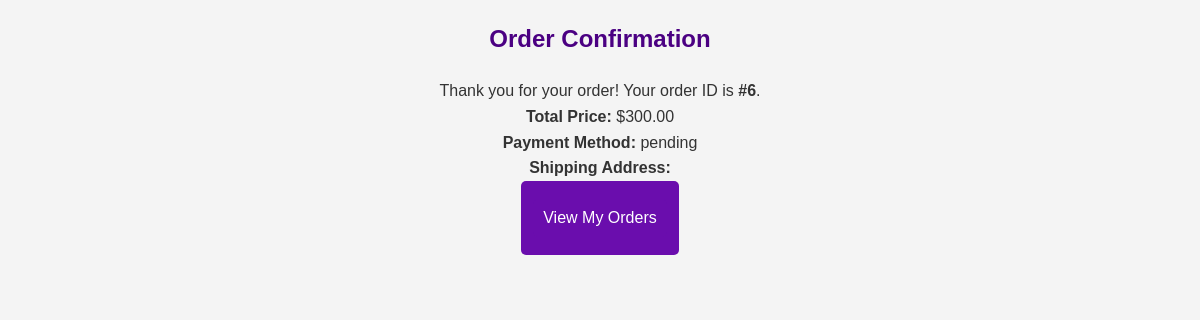
The page /order_place.php?id=6 (signed in) on the database its author committed.
### tables this page shows
CREATE TABLE `orders` (
  `id` int(11) NOT NULL,
  `total_price` decimal(10,2) NOT NULL,
  `status` enum('pending','shipped','delivered','cancelled') DEFAULT 'pending',
  `order_date` timestamp NOT NULL DEFAULT current_timestamp(),
  `shipping_address` text NOT NULL,
  `payment_method` varchar(50) NOT NULL DEFAULT 'pending',
  `customer_id` int(11) NOT NULL
);

### order_place.php (the view, shortened to what this page needs)
<?php
include('db_connection.php');
$order_id = $_GET['id'];
$order_query = mysqli_query($conn, "SELECT * FROM orders WHERE id = '$order_id' AND customer_id = '" . $_SESSION['user_id'] . "'");
$order = mysqli_fetch_assoc($order_query);
?>
<!DOCTYPE html>
<html lang="en">
<head>
    <link rel="stylesheet" href="style.css">
</head>
<body>
<h2>Order Confirmation</h2>
<p>Thank you for your order! Your order ID is <strong>#<?= $order['id'] ?></strong>.</p>
<p><strong>Total Price:</strong> $<?= number_format($order['total_price'], 2) ?></p>
<p><strong>Payment Method:</strong> <?= htmlspecialchars($order['payment_method']) ?></p>
<p><strong>Shipping Address:</strong> <?= htmlspecialchars($order['shipping_address']) ?></p>
<a href="orders.php"><button>View My Orders</button></a>
</body>
</html>

### style.css (style rules this page uses)
* { margin: 0; padding: 0; box-sizing: border-box; font-family: 'Arial', sans-serif; }
body { background-color: #f4f4f4; color: #333; line-height: 1.6; text-align: center; padding: 20px; }
h2 { color: #4B0082; margin-bottom: 20px; }
a { text-decoration: none; color: white; padding: 8px 12px; background: #6A0DAD; border-radius: 5px; display: inline-block; }
input, button { width: 100%; padding: 10px; margin: 10px 0; border-radius: 5px; border: 1px solid #ddd; }
button { background: #6A0DAD; color: white; border: none; cursor: pointer; font-size: 16px; }

### rows shown on the page
orders: id "6", total_price "300.00", payment_method "pending"
